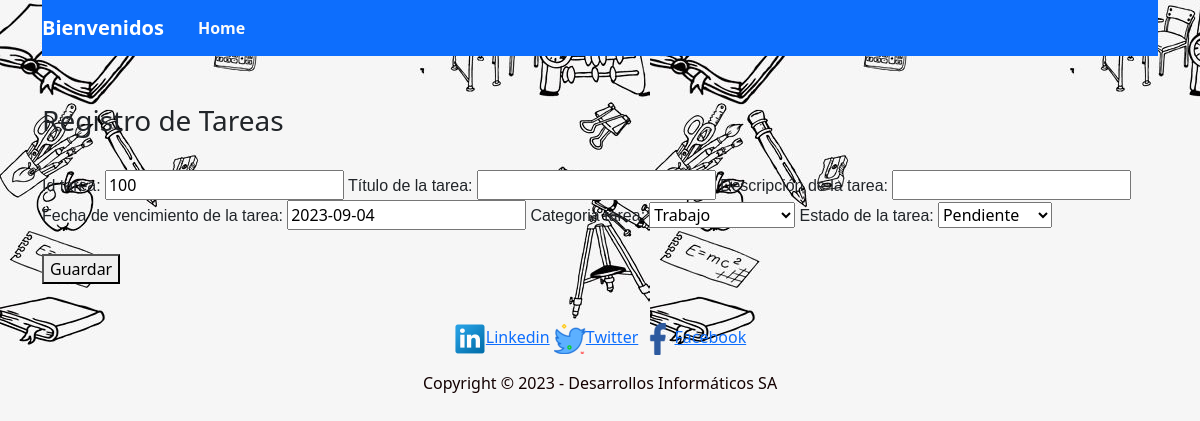
The page /registro_tareas/ (signed in) on the database its author committed.
### tareas/models.py (models this page shows, shortened)
class registroTareas(models.Model):
    id_tarea = models.CharField(
        null= False,
        max_length = 3,
        primary_key = True,
        default = '100'
        )
    titulo_tarea = models.CharField(max_length=50, verbose_name="Título de la tarea")
    descripcion_tarea = models.CharField(max_length=150, verbose_name="Descripción de la tarea")
    fecha_vencimiento_tarea = models.DateField(default=timezone.now, verbose_name="Fecha de vencimiento de la tarea")
    categoria_tarea = models.CharField(max_length=1, choices=categorias, default='1', verbose_name="Categoria tarea")
    estado_tarea = models.CharField(max_length=1, choices=estados, default='1', verbose_name="Estado de la tarea")

### tareas/views.py (the view, shortened to what this page needs)
# urls.py: path('registro_tareas/', formularioRegistroTareas, name = 'registro_tareas'),
@login_required
def formularioRegistroTareas(request):
    data = {
        'form': registroForm()
    }
    return render(request, 'registro_tareas.html', data)

### tareas/forms.py
class registroForm(forms.ModelForm):
    class Meta:
        model = registroTareas
        fields = '__all__'

### tareas/templates/registro_tareas.html (shortened to what this page needs)
{% load static %}
<!DOCTYPE html>
<html lang="en">
  <head>
    <link href="https://cdn.jsdelivr.net/npm/bootstrap@5.3.1/dist/css/bootstrap.min.css" rel="stylesheet">
    <link rel="stylesheet" href="{% static 'assets/estilos/styles.css' %}" />
  </head>
  <body >
      {% load crispy_forms_tags %}
    <div class="container">
     <header>
      <nav class="navbar navbar-expand-lg navbar bg-primary" data-bs-theme="dark">
        <a class="navbar-brand" href="{% url 'index' %}">Bienvenidos</a>
        <div class="collapse navbar-collapse" id="navbarNav">
          <ul class="navbar-nav ml-auto">
            <li class="nav-item">
              <a class="nav-link" href="{% url 'index' %}" style="color: rgb(250, 250, 250);"><strong>Home</strong></a>
            </li>
          </ul>
        </div>
      </nav>
     </header>
    </div>
  <br><br>
    <div class="container">
      <h3>Registro de Tareas</h3>
      <br>
      <form action="" class="formulario_contacto" method="POST">
        {{ form }}
        <br><br>
       <button type="submit" id="btnEnviar" class="button">Guardar</button>
      </form>
    </div>
  </body>
  <br>
  <div class="container">
  <footer >
    <div>
      <p id="pie">
        <a href="https://www.linkedin.com/sharing/share-offsite/?url=[url]"><img id="pie-img" src="{% static 'assets/imagenes/linkedin_socialnetwork_17441.png' %}" alt="Linkedin">Linkedin</a>
        <a href="https://twitter.com/intent/tweet?text=[text]&url=[url]&hashtags=[hashtag]"><img id="pie-img" src="{% static 'assets/imagenes/twiter.png' %}" alt="Twitter">Twitter</a>
        <a href="https://www.facebook.com/sharer/sharer.php?u=https://espai.es"><img id="pie-img" src="{% static 'assets/imagenes/facebook_logo_icon_229298.png' %}" alt="Facebook">Facebook</a>
      </p>
      <p>Copyright &copy; 2023 - Desarrollos Informáticos SA</p>
    </div>
  </footer>
</div>
</html>

### tareas/static/assets/estilos/styles.css (style rules this page uses)
body { background-image:url('assets/img/6.jpg'); }
footer { height: 50%; text-align: center; padding: 15px; color: rgb(19, 1, 1); }
#pie { text-align: center; font-size: 1rem; font-weight: 100; }
.navbar { background-color: #f8f9fa; }
.navbar-brand { font-weight: bold; }
.nav-item { padding: 0 10px; }
label { font-family: 'Open Sans', sans-serif; font-family: 'Poppins', sans-serif; font-family: 'Ubuntu', sans-serif; }

### rows shown on the page
registroTareas: id_tarea "100", fecha_vencimiento_tarea "2023-09-04", categoria_tarea "Trabajo", estado_tarea "Pendiente"
